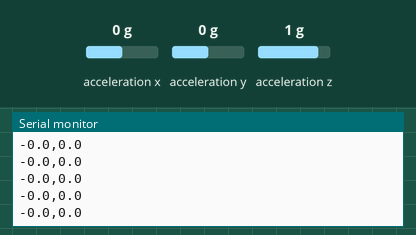
The sketch below on a simulated ESP8266 (Wemos D1 mini). Shown: the last lines printed to the serial monitor. Wiring (inferred from the names in the program): MPU-6050 motion sensor at I2C address 0x68. The inputs (shaded band) are chosen by the test bench; at power-on: acceleration x 0 g, acceleration y 0 g, acceleration z 1 g.

Above: at 1.4 s.
1.5 s: acceleration x set to -1.4 g
At 2.4 s:
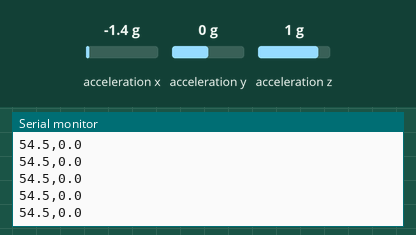
3.0 s: acceleration y set to -1.4 g
At 4.0 s:
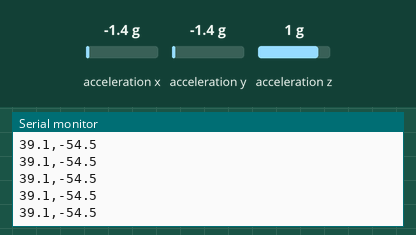
4.5 s: acceleration z set to -1.4 g
At 5.5 s:
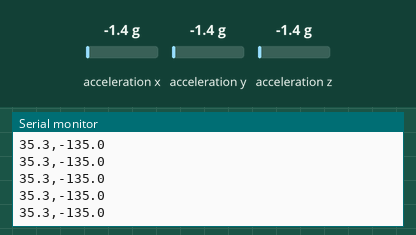
Timing chart, 0 to 7.5 s (numbered marks = the images above; inputs shaded):
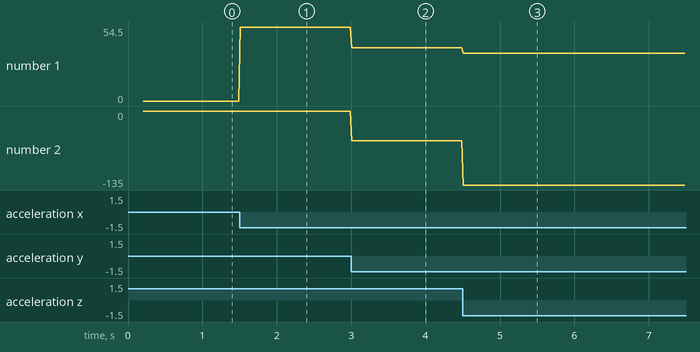

Measured:
- after the input at 1.5 s, the serial monitor: prints a new line at once (image 1)
- after the input at 3.0 s, the serial monitor: prints a new line at once (image 2)
- after the input at 4.5 s, the serial monitor: prints a new line at once (image 3)
- plotted number 1: 0 → 54.5 after the input at 1.5 s, 54.5 → 39.1 after the input at 3.0 s, 39.1 → 35.3 after the input at 4.5 s
- plotted number 2: 0 → -54.5 after the input at 3.0 s, -54.5 → -135 after the input at 4.5 s

The sketch:

esp8266_flight_controller.ino
```cpp
// Wiring (NodeMCU / Wemos D1 mini):
//   MPU6050 VCC -> 3V3
//   MPU6050 GND -> GND
//   MPU6050 SDA -> D2 (GPIO4)
//   MPU6050 SCL -> D1 (GPIO5)
// No extra libraries needed (uses Wire directly).

#include <ESP8266WiFi.h>
#include <WiFiUdp.h>
#include <Wire.h>

const char* AP_SSID = "YOUR_AP_SSID";   // change to your network name
const char* AP_PASS = "YOUR_AP_PASSWORD";        // at least 8 characters

IPAddress broadcastIP(192, 168, 4, 255);
const unsigned int UDP_PORT = 4210;

const uint8_t MPU_ADDR = 0x68;           // use 0x69 if AD0 pin is tied to 3V3

WiFiUDP udp;

bool readMPU(float &pitch, float &roll) {
  Wire.beginTransmission(MPU_ADDR);
  Wire.write(0x3B);                      // ACCEL_XOUT_H
  if (Wire.endTransmission(false) != 0) return false;
  if (Wire.requestFrom((int)MPU_ADDR, 6, (int)true) != 6) return false;

  int16_t ax = (Wire.read() << 8) | Wire.read();
  int16_t ay = (Wire.read() << 8) | Wire.read();
  int16_t az = (Wire.read() << 8) | Wire.read();

  float fx = ax / 16384.0;
  float fy = ay / 16384.0;
  float fz = az / 16384.0;

  pitch = atan2(-fx, sqrt(fy * fy + fz * fz)) * 180.0 / PI;
  roll  = atan2(fy, fz) * 180.0 / PI;
  return true;
}

void setup() {
  Serial.begin(115200);
  delay(200);
  Serial.println();

  Wire.begin(4, 5);                      // SDA = GPIO4 (D2), SCL = GPIO5 (D1)


  Wire.beginTransmission(MPU_ADDR);
  Wire.write(0x6B);
  Wire.write(0x00);
  byte err = Wire.endTransmission();
  if (err == 0) {
    Serial.println("MPU6050 found and awake.");
  } else {
    Serial.print("MPU6050 NOT found, I2C error ");
    Serial.println(err);
    Serial.println("Check wiring (SDA->D2, SCL->D1, 3V3, GND) and address (0x68/0x69).");
  }

  // ESP8266 creates its own Wi-Fi network
  WiFi.mode(WIFI_AP);
  WiFi.softAP(AP_SSID, AP_PASS);
  Serial.print("Access point started. ESP IP: ");
  Serial.println(WiFi.softAPIP());
}

void loop() {
  float pitch, roll;
  if (readMPU(pitch, roll)) {
    char msg[32];
    snprintf(msg, sizeof(msg), "%.1f,%.1f", pitch, roll);
    udp.beginPacket(broadcastIP, UDP_PORT);
    udp.write((const uint8_t*)msg, strlen(msg));
    udp.endPacket();
    Serial.println(msg);                 // watch this in Serial Monitor
  } else {
    Serial.println("MPU6050 read failed");
  }
  delay(20);
}
```
